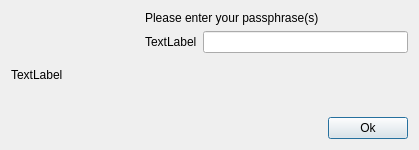
<?xml version="1.0" encoding="UTF-8"?>
<ui version="4.0">
 <class>PassphraseDialog</class>
 <widget class="QDialog" name="PassphraseDialog">
  <property name="geometry">
   <rect>
    <x>0</x>
    <y>0</y>
    <width>419</width>
    <height>149</height>
   </rect>
  </property>
  <property name="windowTitle">
   <string>Passphrase</string>
  </property>
  <layout class="QGridLayout" name="gridLayout_2">
   <item row="0" column="0">
    <layout class="QVBoxLayout" name="verticalLayout">
     <item>
      <widget class="QLabel" name="sherpassIcon">
       <property name="sizePolicy">
        <sizepolicy hsizetype="Fixed" vsizetype="Fixed">
         <horstretch>0</horstretch>
         <verstretch>0</verstretch>
        </sizepolicy>
       </property>
       <property name="minimumSize">
        <size>
         <width>128</width>
         <height>128</height>
        </size>
       </property>
       <property name="maximumSize">
        <size>
         <width>128</width>
         <height>128</height>
        </size>
       </property>
       <property name="text">
        <string>TextLabel</string>
       </property>
      </widget>
     </item>
     <item>
      <spacer name="verticalSpacer_2">
       <property name="orientation">
        <enum>Qt::Vertical</enum>
       </property>
       <property name="sizeHint" stdset="0">
        <size>
         <width>20</width>
         <height>40</height>
        </size>
       </property>
      </spacer>
     </item>
    </layout>
   </item>
   <item row="0" column="1">
    <layout class="QVBoxLayout" name="verticalLayout_2">
     <item>
      <widget class="QLabel" name="label">
       <property name="text">
        <string>Please enter your passphrase(s)</string>
       </property>
      </widget>
     </item>
     <item>
      <layout class="QGridLayout" name="passphraseGrid">
       <item row="0" column="0">
        <widget class="QLabel" name="placeholderLabel">
         <property name="text">
          <string>TextLabel</string>
         </property>
        </widget>
       </item>
       <item row="0" column="1">
        <widget class="QLineEdit" name="placeholderEdit">
         <property name="minimumSize">
          <size>
           <width>200</width>
           <height>0</height>
          </size>
         </property>
         <property name="echoMode">
          <enum>QLineEdit::Password</enum>
         </property>
        </widget>
       </item>
      </layout>
     </item>
     <item>
      <spacer name="verticalSpacer_3">
       <property name="orientation">
        <enum>Qt::Vertical</enum>
       </property>
       <property name="sizeHint" stdset="0">
        <size>
         <width>17</width>
         <height>37</height>
        </size>
       </property>
      </spacer>
     </item>
     <item>
      <layout class="QHBoxLayout" name="horizontalLayout">
       <item>
        <spacer name="horizontalSpacer">
         <property name="orientation">
          <enum>Qt::Horizontal</enum>
         </property>
         <property name="sizeHint" stdset="0">
          <size>
           <width>40</width>
           <height>20</height>
          </size>
         </property>
        </spacer>
       </item>
       <item>
        <widget class="QPushButton" name="okButton">
         <property name="text">
          <string>Ok</string>
         </property>
         <property name="autoDefault">
          <bool>false</bool>
         </property>
         <property name="default">
          <bool>true</bool>
         </property>
        </widget>
       </item>
      </layout>
     </item>
    </layout>
   </item>
  </layout>
 </widget>
 <resources/>
 <connections/>
</ui>
